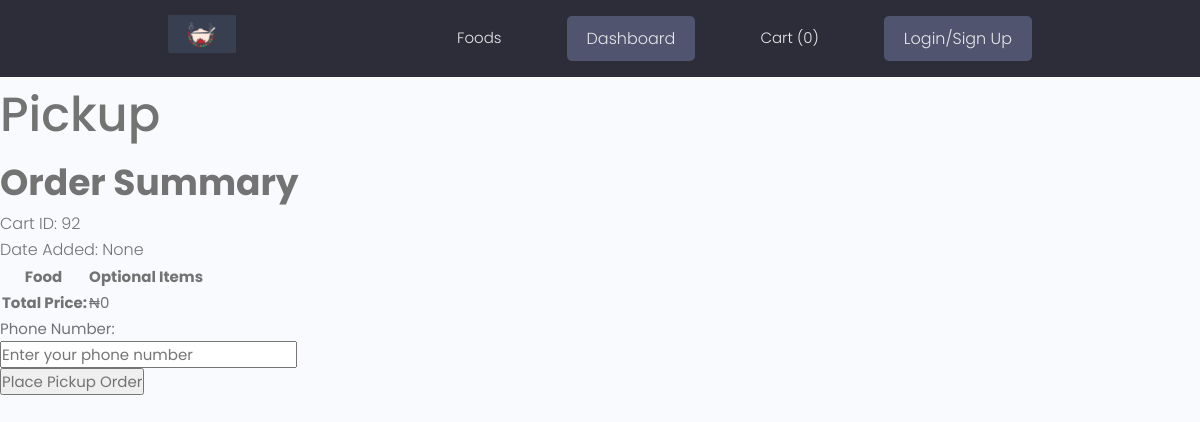
Page /pickup/92/ on the earlier database version.
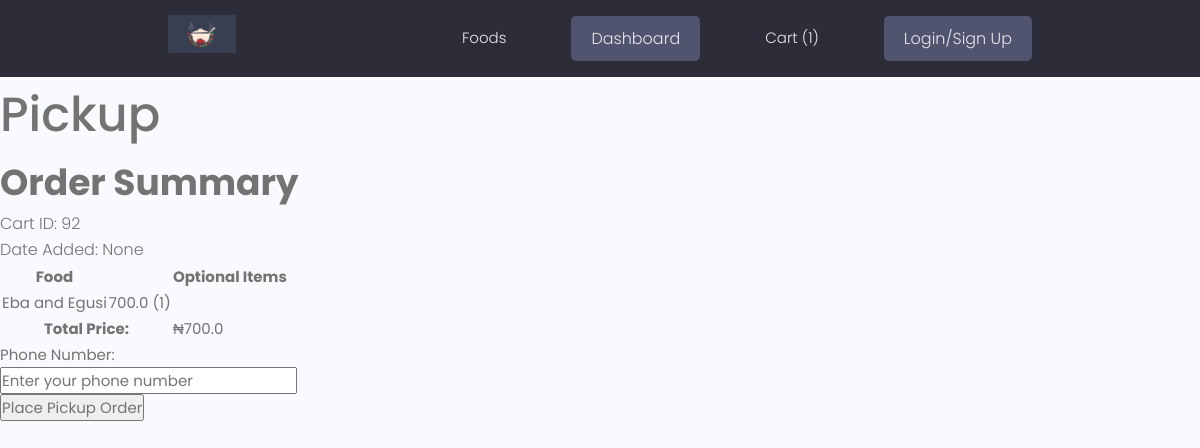
Same page on the later database version.
### Orders/models.py (models this page shows, shortened)
class OrderedFood(models.Model):
    user = models.ForeignKey(Customer, on_delete=models.CASCADE, blank=True, null=True)
    session_id = models.CharField(max_length=500, blank=True, null=True)
    food = models.ForeignKey(Food, on_delete=models.CASCADE)
    optional_items = models.ManyToManyField(OptionalItem, through='OrderedOptionalItem')
    food_quantity = models.IntegerField(default=1, blank=True, null=True)
    created = models.DateField(auto_now_add=True, null=True, blank=True)
    updated = models.DateField(auto_now=True, null=True, blank=True)
    def get_ordered_optional_items(self):
        return self.orderedoptionalitem_set.all()
    def get_total_price(self):
        food_price = self.food.price * self.food_quantity
        optional_items_price = sum(
            item.price * ordered_item.quantity
            for ordered_item in self.orderedoptionalitem_set.all()
            for item in (ordered_item.optional_item.all() if hasattr(ordered_item.optional_item, 'all') else [
                ordered_item.optional_item])
        )
        return food_price + optional_items_price

class Food(models.Model):
    name = models.CharField(max_length=225)
    description = models.TextField()
    tags = models.ManyToManyField(Tag)
    price = models.FloatField(default=0.00)
    optional_items = models.ManyToManyField('OptionalItem', related_name='foods')
    picture = models.ImageField(upload_to='media')
    is_active = models.BooleanField(default=True)
    objects = models.Manager()
    active_objects = IsActiveManager()

### Orders/views.py (the view, shortened to what this page needs)
# urls.py: path('pickup/<int:cart_id>/', views.PickupView.as_view(), name='pickup'),
class PickupView(View):
    def get(self, request, *args, **kwargs):
        food_cart = FoodCart.objects.get(id=kwargs['cart_id'])
        context = {
            'food_cart': food_cart,
            'cart_items': food_cart.ordered_food.all(),
            'total': sum([cart_item.get_total_price() for cart_item in food_cart.ordered_food.all()])
        }
        return render(request, 'orders/pickup.html', context)

### Orders/context_processors.py (called while the page is built)
def food_cart_items_count(request):
    cart_total = 0
    if request.user.is_authenticated:
        selected_cart = FoodCart.objects.filter(user=request.user.customer, is_checked_out=False).first()
        if selected_cart is not None:
            cart_total = selected_cart.ordered_food.count()
    else:
        session_id = request.session.session_key
        selected_cart = FoodCart.objects.filter(session_id=session_id, is_checked_out=False).first()
        if selected_cart is not None:
            cart_total = selected_cart.ordered_food.count()
    return {"cart_total": cart_total}

### Orders/templates/orders/pickup.html (shortened to what this page needs)
{% extends 'main.html' %}
{% block content %}
  <h1>Pickup</h1>
  <h2>Order Summary</h2>
  <p>Cart ID: {{ food_cart.id }}</p>
  <p>Date Added: {{ food_cart.date_checked_out }}</p>
  <table>
    <thead>
      <tr>
        <th>Food</th>
        <th></th>
        <th>Optional Items</th>
      </tr>
    </thead>
    <tbody>
      {% for cart_item in cart_items %}
        <tr>
          <td>{{ cart_item.food.name }}</td>
          <td>{{ cart_item.food.price}} ({{cart_item.food_quantity}})</td>
          <td></td>
        </tr>
      {% endfor %}
    </tbody>
    <tfoot>
      <tr>
        <th colspan="2">Total Price:</th>
        <td>&#8358;{{ total }}</td>
      </tr>
    </tfoot>
  </table>
  <form method="post">
    <label for="phone_number">Phone Number:</label><br>
    <input type="text" name="phone_number" id="phone_number" placeholder="Enter your phone number" required><br>
    <input type="submit" value="Place Pickup Order">
  </form>
{% endblock %}

Differences in the rows shown:
added OrderedFood: food.name "Eba and Egusi", food.price "700.0", food_quantity "1"
Other differences:
{{ cart_total }}: "0" → "1"
{{ total }}: "0" → "700.0"
